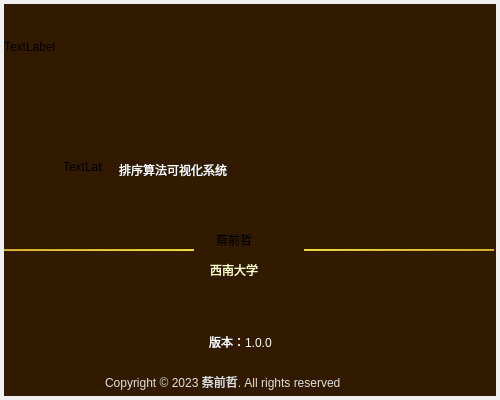
<?xml version="1.0" encoding="UTF-8"?>
<ui version="4.0">
 <class>about</class>
 <widget class="QWidget" name="about">
  <property name="geometry">
   <rect>
    <x>0</x>
    <y>0</y>
    <width>500</width>
    <height>400</height>
   </rect>
  </property>
  <property name="sizePolicy">
   <sizepolicy hsizetype="Fixed" vsizetype="Fixed">
    <horstretch>0</horstretch>
    <verstretch>0</verstretch>
   </sizepolicy>
  </property>
  <property name="minimumSize">
   <size>
    <width>500</width>
    <height>400</height>
   </size>
  </property>
  <property name="maximumSize">
   <size>
    <width>500</width>
    <height>400</height>
   </size>
  </property>
  <property name="windowTitle">
   <string>Form</string>
  </property>
  <property name="styleSheet">
   <string notr="true"/>
  </property>
  <widget class="QWidget" name="background" native="true">
   <property name="geometry">
    <rect>
     <x>4</x>
     <y>4</y>
     <width>492</width>
     <height>392</height>
    </rect>
   </property>
   <property name="styleSheet">
    <string notr="true"> background-color: rgb(49, 26, 0);</string>
   </property>
   <widget class="QLabel" name="logo">
    <property name="geometry">
     <rect>
      <x>0</x>
      <y>0</y>
      <width>380</width>
      <height>86</height>
     </rect>
    </property>
    <property name="text">
     <string>TextLabel</string>
    </property>
   </widget>
   <widget class="QLabel" name="title">
    <property name="geometry">
     <rect>
      <x>115</x>
      <y>140</y>
      <width>361</width>
      <height>51</height>
     </rect>
    </property>
    <property name="styleSheet">
     <string notr="true">
color: rgb(255, 255, 255);
padding: 0px;</string>
    </property>
    <property name="text">
     <string>排序算法可视化系统</string>
    </property>
   </widget>
   <widget class="QLabel" name="name">
    <property name="geometry">
     <rect>
      <x>212</x>
      <y>220</y>
      <width>91</width>
      <height>31</height>
     </rect>
    </property>
    <property name="styleSheet">
     <string notr="true">color: qconicalgradient(cx:0.5, cy:0.5, angle:23.3, stop:0 rgba(205, 190, 7, 255), stop:0.0284091 rgba(191, 161, 9, 255), stop:0.0681818 rgba(175, 147, 8, 255), stop:0.159091 rgba(136, 94, 22, 255), stop:0.198864 rgba(136, 94, 22, 255), stop:0.225 rgba(166, 140, 41, 255), stop:0.285 rgba(204, 181, 74, 255), stop:0.345 rgba(235, 219, 102, 255), stop:0.415 rgba(243, 198, 107, 255), stop:0.52 rgba(209, 190, 76, 255), stop:0.57 rgba(187, 156, 51, 255), stop:0.635 rgba(168, 142, 42, 255), stop:0.695 rgba(202, 174, 68, 255), stop:0.75 rgba(218, 202, 81, 255), stop:0.815 rgba(208, 187, 73, 255), stop:0.88 rgba(187, 156, 51, 255), stop:0.935 rgba(255, 235, 85, 255), stop:1 rgba(200, 187, 25, 255));
padding: 0px;</string>
    </property>
    <property name="text">
     <string>蔡前哲</string>
    </property>
   </widget>
   <widget class="QLabel" name="swu">
    <property name="geometry">
     <rect>
      <x>206</x>
      <y>250</y>
      <width>101</width>
      <height>31</height>
     </rect>
    </property>
    <property name="styleSheet">
     <string notr="true">
color: rgb(255, 254, 199);
padding: 0px;</string>
    </property>
    <property name="text">
     <string>西南大学</string>
    </property>
   </widget>
   <widget class="QLabel" name="versinfo">
    <property name="geometry">
     <rect>
      <x>205</x>
      <y>330</y>
      <width>131</width>
      <height>16</height>
     </rect>
    </property>
    <property name="styleSheet">
     <string notr="true">font: 15px &quot;宋体&quot;;
color: rgb(255, 255, 255);
padding: 0px;</string>
    </property>
    <property name="text">
     <string>版本：1.0.0</string>
    </property>
   </widget>
   <widget class="QLabel" name="copyright">
    <property name="geometry">
     <rect>
      <x>101</x>
      <y>370</y>
      <width>351</width>
      <height>16</height>
     </rect>
    </property>
    <property name="styleSheet">
     <string notr="true">font: 13px &quot;宋体&quot;;
color: rgb(223, 223, 223);
background-color: rgb(49, 26, 0);
padding: 0px;</string>
    </property>
    <property name="text">
     <string>Copyright © 2023 蔡前哲. All rights reserved</string>
    </property>
   </widget>
   <widget class="QWidget" name="line1" native="true">
    <property name="geometry">
     <rect>
      <x>0</x>
      <y>245</y>
      <width>190</width>
      <height>2</height>
     </rect>
    </property>
    <property name="styleSheet">
     <string notr="true">background-color: qlineargradient(spread:pad, x1:0, y1:0, x2:1, y2:1, stop:0 rgba(202, 155, 38, 255), stop:1 rgba(250, 236, 66, 255));
</string>
    </property>
   </widget>
   <widget class="QWidget" name="line2" native="true">
    <property name="geometry">
     <rect>
      <x>300</x>
      <y>245</y>
      <width>190</width>
      <height>2</height>
     </rect>
    </property>
    <property name="styleSheet">
     <string notr="true">background-color: qlineargradient(spread:pad, x1:1, y1:1, x2:0, y2:0, stop:0 rgba(202, 155, 38, 255), stop:1 rgba(250, 236, 66, 255));</string>
    </property>
   </widget>
   <widget class="QLabel" name="title_icon">
    <property name="geometry">
     <rect>
      <x>59</x>
      <y>143</y>
      <width>40</width>
      <height>40</height>
     </rect>
    </property>
    <property name="text">
     <string>TextLabel</string>
    </property>
   </widget>
  </widget>
 </widget>
 <resources/>
 <connections/>
</ui>
